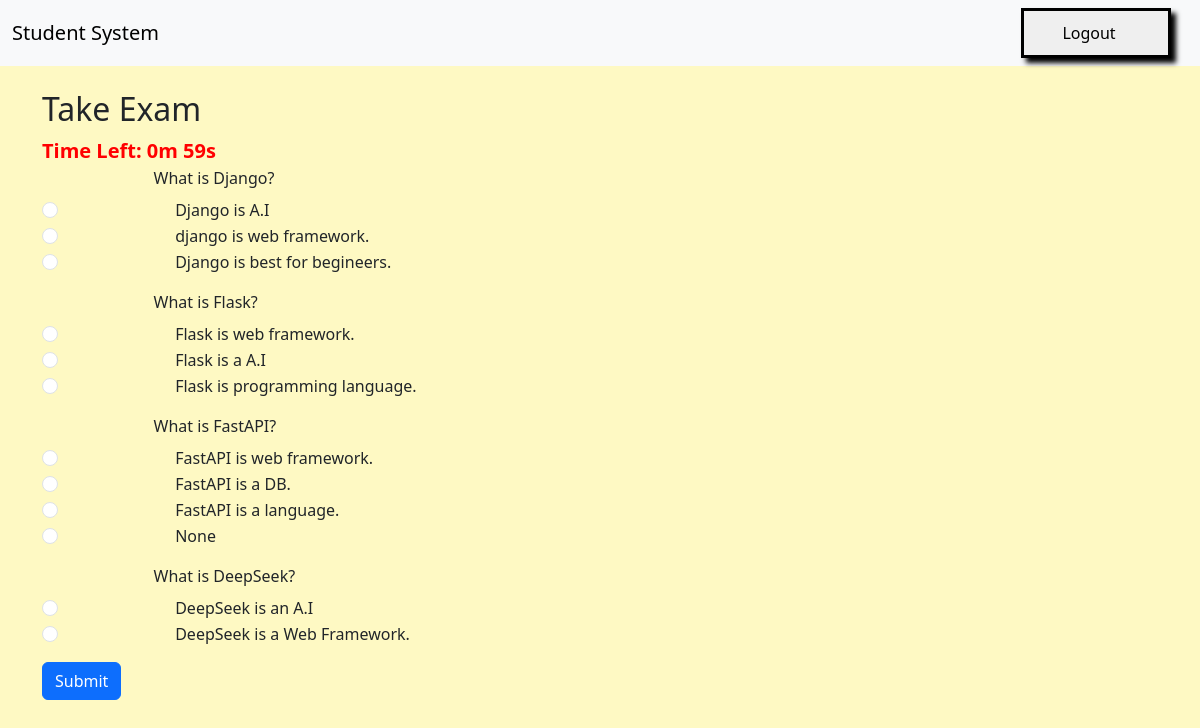
The app's page /student/take_exam/ (signed in) with its own data.
### base/models.py (models this page shows, shortened)
class Question(models.Model):
    teacher = models.ForeignKey(User, on_delete=models.CASCADE, related_name='questions')
    text = models.TextField()

class Option(models.Model):
    question = models.ForeignKey(Question, on_delete=models.CASCADE, related_name='options')
    text = models.CharField(max_length=255)
    is_correct = models.BooleanField(default=False)

### base/views.py (the view, shortened to what this page needs)
# urls.py: path('student/take_exam/', views.take_exam, name='take_exam'),
@login_required
def take_exam(request):
    print("take exam function called")
    print("method-----", request.method)
    if request.user.role != 'student':
        return JsonResponse({'error': 'Unauthorized'}, status=403)
    print("before questions printed --------")
    questions = Question.objects.all()
    roll_number = User.objects.get(roll_number = request.user.roll_number)
    print(f"roll number ------- {roll_number}")
    return render(request, 'take_exam.html', {'questions': questions})

### base/models.py (called while the page is built)
    def __str__(self):
        return self.username

### base/templates/take_exam.html (shortened to what this page needs)
{% extends 'base.html' %}
{% block content %}
<h2>Take Exam</h2>
<div id="timer" style="font-size: 20px; font-weight: bold; color: red;"></div>
<form method="POST" id="exam-form">
    {% for question in questions %}
        <div class="mb-3">
            <label class="form-label">{{ question.text }}</label>
            {% for option in question.options.all %}
                <div class="form-check">
                    <input class="form-check-input" type="radio" name="question_{{ question.id }}" id="option_{{ option.id }}" value="{{ option.id }}" required>
                    <label class="form-check-label" for="option_{{ option.id }}">
                        {{ option.text }}
                    </label>
                </div>
            {% endfor %}
        </div>
    {% endfor %}
    <button type="submit" class="btn btn-primary">Submit</button>
</form>
{% endblock %}

### base/templates/base.html (shortened to what this page needs)
<html lang="en">
<head>
    <link rel="stylesheet" href="https://cdn.jsdelivr.net/npm/bootstrap@5.3.0/dist/css/bootstrap.min.css">
</head>
<body>
    <form method = "POST">
    <nav class="navbar navbar-expand-lg navbar-light bg-light">
        <div class="container-fluid">
            <a class="navbar-brand" href="#">Student System</a>
            <div class="collapse navbar-collapse" id="navbarNav">
                <ul class="navbar-nav ms-auto">
                    {% if user.is_authenticated %}
                        <li class="nav-item">
                            <button onclick = "window.location.href = '/logout'" type = "button">Logout</button>
                        </li>
                    {% else %}
                        <li class="nav-item">
                            {% comment %} <a class="btn btn-outline-primary" href="{% url 'login_user' %}">Login</a> {% endcomment %}
                            <button onclick = "window.location.href = '/login'" type = "button">Login</button>
                        </li>
                    {% endif %}
                </ul>
            </div>
        </div>
    </nav>
</form>
    <div class="container mt-4">
        {% block content %}{% endblock %}
    </div>
</body>
</html>

### base/templates/base.html (style rules this page uses)
.nav-item button { width: 150px; height: 50px; box-shadow: 5px 5px 5px; border-style: solid; border-width: 3px; padding-right: 20px; }
.ms-auto { padding-right: 35px; }

### records on screen
Question: text "What is Django?"
Option: text "Django is A.I"
Option: text "django is web framework."
Option: text "Django is best for begineers."
Question: text "What is Flask?"
Option: text "Flask is web framework."
Option: text "Flask is a A.I"
Option: text "Flask is programming language."
Question: text "What is FastAPI?"
Option: text "FastAPI is web framework."
Option: text "FastAPI is a DB."
Option: text "FastAPI is a language."
Option: text "None"
Question: text "What is DeepSeek?"
Option: text "DeepSeek is an A.I"
Option: text "DeepSeek is a Web Framework."
